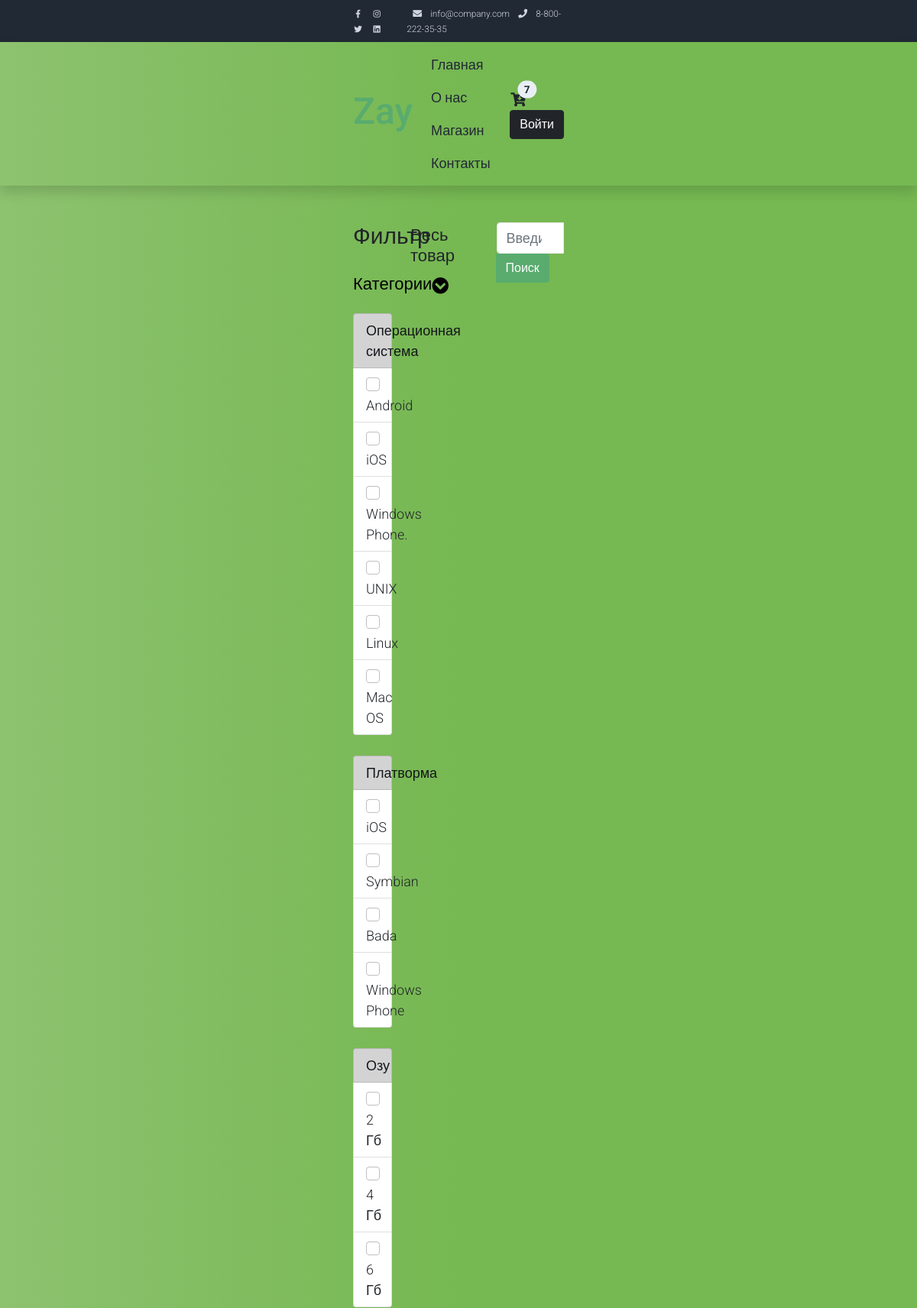
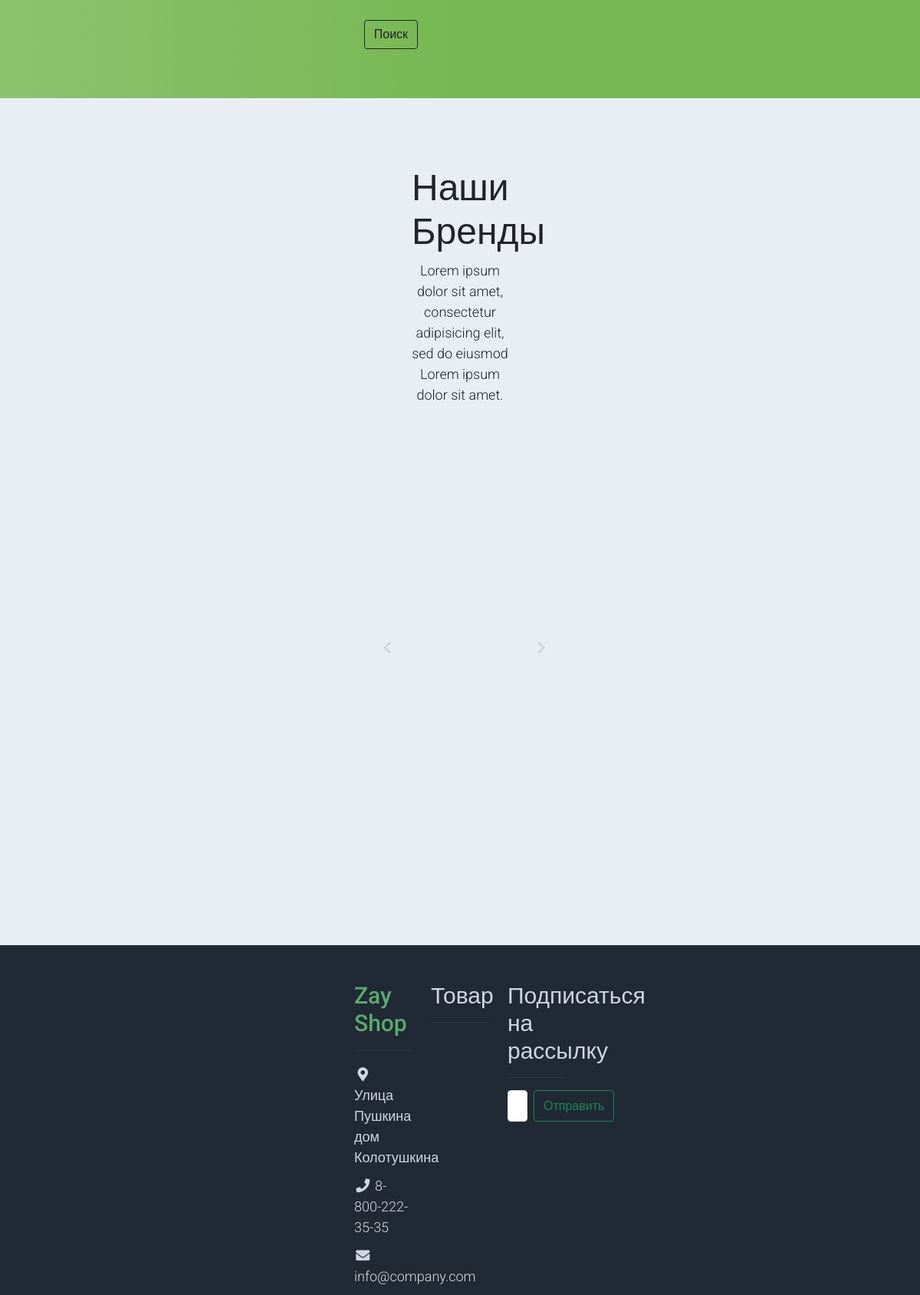
The app's page /filter (upper part) with its own data (2 pictures, top to bottom).
### shop/models.py (models this page shows)
class OperatingSystems(models.Model):
    name = models.CharField('Название', max_length=50)
    def __str__(self):
        return self.name
    class Meta:
        verbose_name = 'Операционная система'
        verbose_name_plural = 'Операционные системы'

class Platform(models.Model):
    name = models.CharField('Название', max_length=50)
    def __str__(self):
        return self.name
    class Meta:
        verbose_name = 'Платформа'
        verbose_name_plural = 'Платформы'

class Ram(models.Model):
    count = models.IntegerField('Оперативная память')
    def __str__(self) -> str:
        return f'{self.count}'
    class Meta:
        verbose_name = 'Озу'
        verbose_name_plural = 'Озу'

### shop/views.py (the view)
# urls.py: path('filter', views.FilterProductViev.as_view(), name='filter'),
class FilterProductViev(DataMixin):
    def get_queryset(self):
        queryset = Product.objects.filter(
            Q(os__in=self.request.GET.getlist('operativ')) | \
            Q(platform__in=self.request.GET.getlist('platform')) | \
            Q(ram__in=self.request.GET.getlist('ram'))
        )
        return queryset

### shop/models.py (called while the page is built)
    def get_absolute_url(self):
        return reverse('category', kwargs={'category_slug': self.slug})

### shop/utils.py (called while the page is built)
    def get_context_data(self, **kwargs):
        context = super().get_context_data(**kwargs)
        context['categories'] = Category.objects.all()
        context['brands'] = Brand.objects.all()
        context['operativ'] = OperatingSystems.objects.all()
        context['platforms'] = Platform.objects.all()
        context['ram'] = Ram.objects.all()
        search_by = self.request.GET.get('query')
        if search_by:
            context['products'] = Product.objects.filter(
                name__icontains=search_by
                )
        return context

### shop/templates/shop/shop.html (shortened to what this page needs)
{% extends 'base.html' %}
    {% block content %}
        <div class="container py-5">
            <div class="row">
                <div class="col-lg-3">
                    <h1 class="h2 pb-4">Фильтр</h1>
                    <ul class="list-unstyled templatemo-accordion">
                        <li class="pb-3">
                            <a class="collapsed d-flex justify-content-between h3 text-decoration-none"
                               href="#">
                                Категории
                                <i class="pull-right fa fa-fw fa-chevron-circle-down mt-1"></i>
                            </a>
                        </li>
                        <form action="{% url 'filter' %}" method='get'>
                            <ul class="list-group">
                                <li class="list-group-item list-group-item-action list-group-item-dark">Операционная система</li>
                                {% for oper in operativ %}
                                <li class="list-group-item">
                                    <input class="form-check-input me-1" type="checkbox" name='operativ' value="{{ oper.id }}">
                                    {{ oper }}
                                </li>
                                {% endfor %}
                            </ul>
                            <br>
                            <ul class="list-group">
                                <li class="list-group-item list-group-item-action list-group-item-dark">Платворма</li>
                                {% for platform in platforms %}
                                <li class="list-group-item">
                                    <input class="form-check-input me-1" type="checkbox" name='platform' value="{{ platform.id }}">
                                    {{ platform }}
                                </li>
                                {% endfor %}
                            </ul>
                            <br>
                            <ul class="list-group">
                                <li class="list-group-item list-group-item-action list-group-item-dark">Озу</li>
                                {% for ra in ram %}
                                <li class="list-group-item">
                                    <input class="form-check-input me-1" type="checkbox" name='ram' value="{{ ra.id }}">
                                    {{ ra }} Гб
                                </li>
                                {% endfor %}
                            </ul>
                            <br>
                            <div class="d-grid gap-2 col-6 mx-auto">
                                <button type="submit" class="btn btn-outline-dark">Поиск</button>
                            </div>
                     </ul>
                </div>
                <div class="col-lg-9">
                    <div class="row">
                        <div class="col-md-6">
                            <ul class="list-inline shop-top-menu pb-3 pt-1">
                                <li class="list-inline-item">
                                    <a class="h3 text-dark text-decoration-none mr-3"
                                       href="{% url 'shop' %}">Весь товар</a>
                                </li>
                            </ul>
                        </div>
                        <div class="col-md-6 pb-4">
                            <form action="" method="get">
                            <div class="d-flex">
                                <div class="input-group mb-3">
                                    <input name="query" type="search" class="form-control" placeholder="Введите название товара" >
                                    <button class="btn btn-success" type="submit" id="button-addon2">Поиск</button>
                                </div>
                            </div>
                        </form>
                        </div>
                    </div>
                </div>
            </div>
        </div>
        {% include 'inc/_section.html' %}
    {% endblock %}

### shop/static/css/templatemo.css (style rules this page uses)
body, ul, li, p, a, label, input, div { font-family: 'Roboto', sans-serif; font-size: 18px !important; font-weight: 300 !important; }
.h2 { font-family: 'Roboto', sans-serif; font-size: 30px !important; font-weight: 300; }
.h3 { font-family: 'Roboto', sans-serif; font-size: 22px !important; }
.btn-success { background-color: #59ab6e !important; border-color: #56ae6c !important; }
.templatemo-accordion a { color: #000; }
.form-control { border: 1px solid #e8e8e8; }

### shop/static/css/custom.css (style rules this page uses)
.container { position: relative; z-index: 1; max-width: 300px; margin: 0 auto; }
.container:before, .container:after { content: ""; display: block; clear: both; }
body { background: #76b852; background: rgb(141,194,111); background: linear-gradient(90deg, rgba(141,194,111,1) 0%, rgba(118,184,82,1) 50%); font-family: "Roboto", sans-serif; -webkit-font-smoothing: antialiased; -moz-osx-font-smoothing: grayscale; }

### records on screen
OperatingSystems: name "Android"
OperatingSystems: name "iOS"
OperatingSystems: name "Windows Phone."
OperatingSystems: name "UNIX"
OperatingSystems: name "Linux"
OperatingSystems: name "Mac OS"
Platform: name "iOS"
Platform: name "Symbian"
Platform: name "Bada"
Platform: name "Windows Phone"
Ram: count "2"
Ram: count "4"
Ram: count "6"
